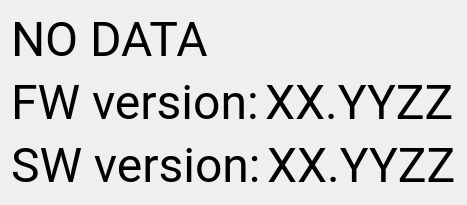
            <widget class="QWidget" name="page_version">
             <property name="sizePolicy">
              <sizepolicy hsizetype="Maximum" vsizetype="Maximum">
               <horstretch>0</horstretch>
               <verstretch>0</verstretch>
              </sizepolicy>
             </property>
             <layout class="QGridLayout" name="gridLayout_12">
              <item row="0" column="0">
               <layout class="QVBoxLayout" name="verticalLayout_8">
                <item>
                 <widget class="QLabel" name="label_lcd_state">
                  <property name="font">
                   <font>
                    <family>roboto</family>
                    <pointsize>36</pointsize>
                   </font>
                  </property>
                  <property name="text">
                   <string>NO DATA</string>
                  </property>
                 </widget>
                </item>
                <item>
                 <layout class="QHBoxLayout" name="horizontalLayout_9">
                  <item>
                   <widget class="QLabel" name="label_7">
                    <property name="sizePolicy">
                     <sizepolicy hsizetype="Maximum" vsizetype="Maximum">
                      <horstretch>0</horstretch>
                      <verstretch>0</verstretch>
                     </sizepolicy>
                    </property>
                    <property name="font">
                     <font>
                      <family>roboto</family>
                      <pointsize>36</pointsize>
                     </font>
                    </property>
                    <property name="text">
                     <string>FW version:</string>
                    </property>
                   </widget>
                  </item>
                  <item>
                   <widget class="QLabel" name="label_8">
                    <property name="sizePolicy">
                     <sizepolicy hsizetype="Preferred" vsizetype="Maximum">
                      <horstretch>0</horstretch>
                      <verstretch>0</verstretch>
                     </sizepolicy>
                    </property>
                    <property name="font">
                     <font>
                      <family>roboto</family>
                      <pointsize>36</pointsize>
                     </font>
                    </property>
                    <property name="text">
                     <string>XX.YYZZ</string>
                    </property>
                   </widget>
                  </item>
                 </layout>
                </item>
                <item>
                 <layout class="QHBoxLayout" name="horizontalLayout_14">
                  <item>
                   <widget class="QLabel" name="label_11">
                    <property name="sizePolicy">
                     <sizepolicy hsizetype="Maximum" vsizetype="Maximum">
                      <horstretch>0</horstretch>
                      <verstretch>0</verstretch>
                     </sizepolicy>
                    </property>
                    <property name="font">
                     <font>
                      <family>roboto</family>
                      <pointsize>36</pointsize>
                     </font>
                    </property>
                    <property name="text">
                     <string>SW version:</string>
                    </property>
                   </widget>
                  </item>
                  <item>
                   <widget class="QLabel" name="label_lcd_version">
                    <property name="sizePolicy">
                     <sizepolicy hsizetype="Preferred" vsizetype="Maximum">
                      <horstretch>0</horstretch>
                      <verstretch>0</verstretch>
                     </sizepolicy>
                    </property>
                    <property name="font">
                     <font>
                      <family>roboto</family>
                      <pointsize>36</pointsize>
                     </font>
                    </property>
                    <property name="text">
                     <string>XX.YYZZ</string>
                    </property>
                   </widget>
                  </item>
                 </layout>
                </item>
               </layout>
              </item>
             </layout>
            </widget>
